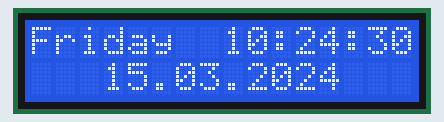
Recording of a sketch running on a simulated Arduino Uno, built with avr-gcc and run on an emulated ATmega328P. Shown: 16×2 character LCD. The local clock reads 2024-03-15 10:24:30 at power-on unless the sketch sets it; what the sketch prints to the serial monitor is not drawn.

Above: at 0.2 s.
At 4.3 s:
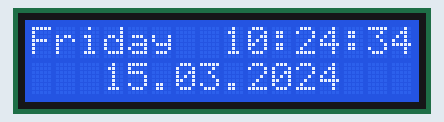
At 9.5 s:
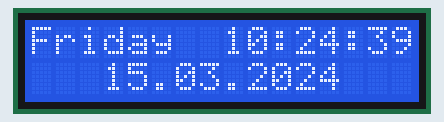
At 18.8 s:
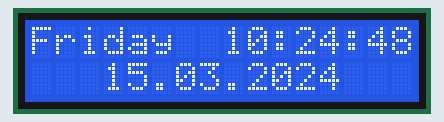
At 28.2 s:
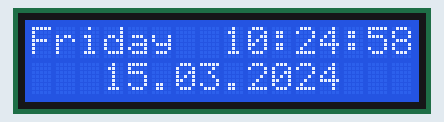
At 38.6 s:
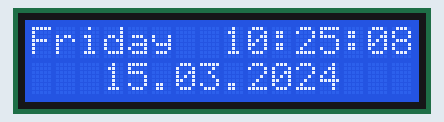

Measured:
- what the display in image 1 shows lasts 1.0 s, from 4.3 s to 5.3 s

The sketch:

chlwhd.ino
```cpp
#include <DS1302.h>
//#include <Wire.h>
#include <LiquidCrystal_I2C.h>

DS1302 rtc(2,3,4);

LiquidCrystal_I2C lcd(0x27,16,2);

void setup(){
  Serial.begin(9600);

  lcd.init();
  lcd.backlight();
  lcd.setCursor(0,0);

  //rtc.setDOW(MONDAY);
  //rtc.setTime(17,03,30);
  //rtc.setDate(12,13,2022);
  }

  void loop(){
  Serial.print(rtc.getDOWStr());
  Serial.print(rtc.getDateStr());
  Serial.print(" -- ");

  Serial.println(rtc.getTimeStr());

  lcd.clear();
  data();
  printTime();
  delay(1000);
  }

  void data(){
    lcd.setCursor(0,0);
    lcd.print(rtc.getDOWStr());
    lcd.setCursor(3,1);
    lcd.print(rtc.getDateStr());
    }

    void printTime(){
      lcd.setCursor(8,0);
      lcd.print(rtc.getTimeStr());
     // delay(1000);
      }
```
